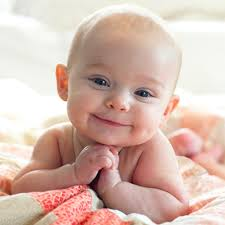
#> input picture face.jpg, 225 x 225 px
$ python Face-Detection.py   (older library calls are emulated)
#> lines starting #> are read from the running program, lines starting #| are printed output that depends on the picture
import cv2
import numpy as np
from matplotlib import pyplot as plt
from scipy.linalg import hadamard
from scipy.ndimage import median_filter


# Load and preprocess image
image = cv2.imread('face.jpg')
#> image is the input picture: shape (225, 225, 3); mean B, G, R 175.9, 186.9, 214.8

# Check if the image was loaded successfully
if image is None:
    print(f"Error: Unable to open image. Check the file path and format.")
    exit(1)  # Exit if the image cannot be opened

# Convert the image to grayscale
gray = cv2.cvtColor(image, cv2.COLOR_BGR2GRAY)

# Resize the grayscale image
resized_image = cv2.resize(gray, (256, 256))


#Image Transforms

# Discrete Fourier Transform (DFT)
dft_shift = np.fft.fftshift(cv2.dft(np.float32(gray), flags=cv2.DFT_COMPLEX_OUTPUT))
magnitude_spectrum = 20 * np.log(cv2.magnitude(dft_shift[:, :, 0], dft_shift[:, :, 1]) + 1)

# Discrete Cosine Transform (DCT)
dct_image = cv2.normalize(cv2.dct(np.float32(gray)), None, 0, 255, cv2.NORM_MINMAX)

# Hadamard Transform
resized_image = cv2.resize(gray, (256, 256))  # Resize to 256x256 for Hadamard
H = hadamard(256)
hadamard_image = cv2.normalize(np.dot(H, np.dot(resized_image, H.T)), None, 0, 255, cv2.NORM_MINMAX)
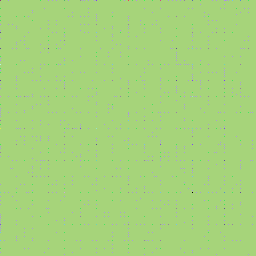
#> hadamard_image: shape (256, 256) int32; 22 distinct labels, from 0 to 255; one colour per label, 0 black
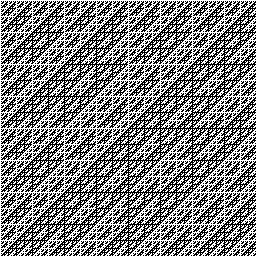
#> H: shape (256, 256) int64; values -1 (black) and 1 (white), 50.2% white; black in thin lines or dots

# Slant Transform
S = np.array([[np.cos(np.pi * (2 * i + 1) * j / (2 * 256)) for j in range(256)] for i in range(256)]) * (2 / 256) ** 0.5
slant_image = cv2.normalize(np.dot(S, np.dot(resized_image, S.T)), None, 0, 255, cv2.NORM_MINMAX)

# Karhunen-Loève Transform (PCA-based)
mean, eigenvectors = cv2.PCACompute(gray.astype(np.float32), mean=None)
kl_image = cv2.normalize(cv2.PCAProject(gray.astype(np.float32), mean, eigenvectors), None, 0, 255, cv2.NORM_MINMAX)

# Downsampled Image (reduce resolution)
downsampled_image = gray[::2, ::2]
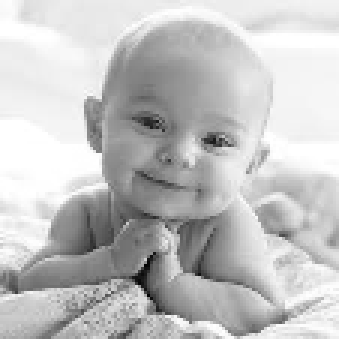
#> downsampled_image: shape (113, 113) (shown 3 times larger); min 4, max 255, mean 194.2

# Quantization to 4 intensity levels
def quantize_image(image, levels):
#> called with levels = 4
    max_val = image.max()
#> max_val = 255
    return np.floor(image / max_val * (levels - 1)) * (max_val / (levels - 1))
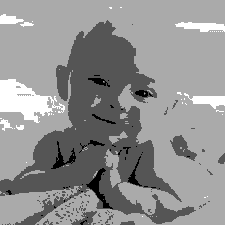
#> returned value: shape (225, 225) float64; min 0, max 255, mean 144.4

quantized_image = quantize_image(gray, 4)

# Calculate the histogram
histogram = cv2.calcHist([gray], [0], None, [256], [0, 256])
#> histogram = 256 values, max 2395 at index 255, min 0 at index 0, mean 197.8

# Combined layout (2 rows, 3 columns)
plt.figure(figsize=(18, 12))

# Plotting each image
plt.subplot(2, 3, 1), plt.imshow(gray, cmap='gray'), plt.title('Input Image'), plt.xticks([]), plt.yticks([])
plt.subplot(2, 3, 2), plt.imshow(magnitude_spectrum, cmap='gray'), plt.title('DFT'), plt.xticks([]), plt.yticks([])
plt.subplot(2, 3, 3), plt.imshow(dct_image, cmap='gray'), plt.title('DCT'), plt.xticks([]), plt.yticks([])
plt.subplot(2, 3, 4), plt.imshow(hadamard_image, cmap='gray'), plt.title('Hadamard Transform'), plt.xticks([]), plt.yticks([])
plt.subplot(2, 3, 5), plt.imshow(slant_image, cmap='gray'), plt.title('Slant Transform'), plt.xticks([]), plt.yticks([])
plt.subplot(2, 3, 6), plt.imshow(kl_image, cmap='gray'), plt.title('KL Transform'), plt.xticks([]), plt.yticks([])

# Add a new figure for the remaining images
plt.figure(figsize=(18, 12))
plt.subplot(2, 3, 1), plt.imshow(downsampled_image, cmap='gray'), plt.title('Downsampled Image'), plt.xticks([]), plt.yticks([])
plt.subplot(2, 3, 2), plt.imshow(quantized_image, cmap='gray'), plt.title('Quantized Image (4 levels)'), plt.xticks([]), plt.yticks([])
plt.subplot(2, 3, 3), plt.plot(histogram, color='black'), plt.title('Histogram'), plt.xlabel('Pixel Intensity'), plt.ylabel('Frequency')
plt.xlim([0, 256])  # Adjust x-axis to fit pixel intensity range
plt.grid(True)  # Add grid for better visibility

plt.tight_layout(pad=3.0)  # Add padding for better spacing
plt.show()

def negative_image(image):
    # Generate the negative image by subtracting from 255
    return 255 - image

# Assuming 'gray' is your original grayscale image
negative_gray = negative_image(gray)

# Create a single plot for original and negative images
plt.figure(figsize=(12, 6))

# Original Image
plt.subplot(1, 2, 1)  # 1 row, 2 columns, first subplot
plt.imshow(gray, cmap='gray')
plt.title('Original Image')
plt.xticks([]), plt.yticks([])

# Negative Image
plt.subplot(1, 2, 2)  # 1 row, 2 columns, second subplot
plt.imshow(negative_gray, cmap='gray')
plt.title('Negative Image')
plt.xticks([]), plt.yticks([])

plt.tight_layout()
plt.show()


def power_law_transformation(image, gamma):
    # Normalize the image to the range [0, 1]
#> called with gamma = 2.2
    normalized_image = image / 255.0
    # Apply the power-law transformation
    power_law_image = cv2.pow(normalized_image, gamma)
    # Scale back to range [0, 255] and convert to uint8
    power_law_image = np.uint8(power_law_image * 255)
    return power_law_image

gamma_corrected_image = power_law_transformation(gray, gamma=2.2)  # Example with gamma=2.2

def logarithmic_transformation(image):
    # Convert to float32 for precision and avoid log(0)
    log_image = np.float32(image) + 1
    # Apply the log transformation
    log_transformed_image = np.log(log_image)
    # Normalize to the range [0, 255]
    log_transformed_image = cv2.normalize(log_transformed_image, None, 0, 255, cv2.NORM_MINMAX)
    # Convert back to uint8
    return np.uint8(log_transformed_image)

log_image = logarithmic_transformation(gray)

def exponential_transformation(image, constant=1):
    # Normalize image to range [0, 1]
#> called with constant = 1
    normalized_image = image / 255.0
    # Apply exponential transformation
    exp_image = np.exp(constant * normalized_image) - 1
    # Normalize the result to [0, 255] and convert to uint8
    exp_image = np.uint8(cv2.normalize(exp_image, None, 0, 255, cv2.NORM_MINMAX))
    return exp_image

exp_image = exponential_transformation(gray, constant=1)

def inverse_logarithmic_transformation(image):
    # Normalize image to range [0, 1]
    normalized_image = image / 255.0
    # Apply inverse log transformation
    inv_log_image = np.exp(normalized_image) - 1
    # Scale back to range [0, 255] and convert to uint8
    inv_log_image = np.uint8(cv2.normalize(inv_log_image, None, 0, 255, cv2.NORM_MINMAX))
    return inv_log_image

inv_log_image = inverse_logarithmic_transformation(gray)

def sqrt_transformation(image):
    # Normalize the image to the range [0, 1]
    normalized_image = image / 255.0
    # Apply the square root transformation
    sqrt_image = np.sqrt(normalized_image)
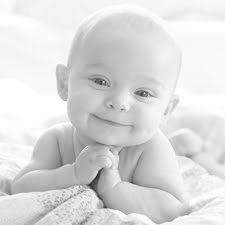
#> sqrt_image: shape (225, 225) float64; min 0.0626, max 1, mean 0.864
    # Scale back to range [0, 255] and convert to uint8
    sqrt_image = np.uint8(sqrt_image * 255)
    return sqrt_image

sqrt_image = sqrt_transformation(gray)

# Display the transformations in one layout
transforms = [
    (gray, 'Original Image'),
    (gamma_corrected_image, 'Gamma Correction'),
    (log_image, 'Logarithmic Transformation'),
    (exp_image, 'Exponential Transformation'),
    (inv_log_image, 'Inverse Logarithmic Transformation'),
    (sqrt_image, 'Square Root Transformation')
]

plt.figure(figsize=(18, 8))
for i, (img, title) in enumerate(transforms):
    plt.subplot(2, 3, i + 1)
    plt.imshow(img, cmap='gray')
    plt.title(title)
    plt.xticks([]), plt.yticks([])
#> this loop made 6 passes
#> title on passes 1 to 6: 'Original Image', 'Gamma Correction', 'Logarithmic Transformation', 'Exponential Transformation', 'Inverse Logarithmic Transformation', 'Square Root Transformation'

plt.tight_layout()
plt.show()

def bitwise_and(image1, image2):
    return cv2.bitwise_and(image1, image2)

and_image = bitwise_and(gray, gamma_corrected_image)

def bitwise_or(image1, image2):
    return cv2.bitwise_or(image1, image2)

or_image = bitwise_or(gray, gamma_corrected_image)

def bitwise_xor(image1, image2):
    return cv2.bitwise_xor(image1, image2)
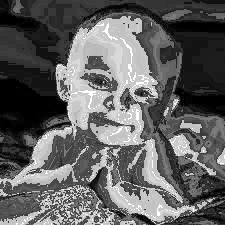
#> returned value: shape (225, 225); min 0, max 255, mean 97.3

xor_image = bitwise_xor(gray, gamma_corrected_image)

def bitwise_not(image):
    return cv2.bitwise_not(image)

not_image = bitwise_not(gray)

# Perform bitwise operations on the grayscale and gamma-corrected images
and_image = bitwise_and(gray, gamma_corrected_image)
or_image = bitwise_or(gray, gamma_corrected_image)
xor_image = bitwise_xor(gray, gamma_corrected_image)
not_image = bitwise_not(gray)

# Display the results
operations = [
    (and_image, 'Bitwise AND'),
    (or_image, 'Bitwise OR'),
    (xor_image, 'Bitwise XOR'),
    (not_image, 'Bitwise NOT')
]

plt.figure(figsize=(12, 8))
for i, (img, title) in enumerate(operations):
    plt.subplot(2, 2, i + 1)
    plt.imshow(img, cmap='gray')
    plt.title(title)
    plt.xticks([]), plt.yticks([])
#> this loop made 4 passes

plt.tight_layout()
plt.show()

def add_images(image1, image2):
    # Add two images and clip values to ensure they stay within [0, 255]
    added_image = cv2.add(image1, image2)
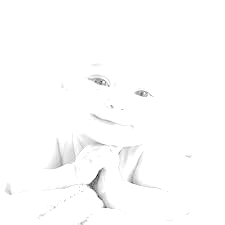
#> added_image: shape (225, 225); min 0, max 255, mean 253
    return added_image

# Example: Adding gamma corrected image and logarithmic transformed image
added_image = add_images(gamma_corrected_image, log_image)

def subtract_images(image1, image2):
    # Subtract image2 from image1 and ensure pixel values stay within [0, 255]
    subtracted_image = cv2.subtract(image1, image2)
#> subtracted_image: shape (225, 225); every value is 0
    return subtracted_image

# Example: Subtracting logarithmic transformed image from the gamma corrected image
subtracted_image = subtract_images(gamma_corrected_image, log_image)

def multiply_images(image1, image2):
    # Multiply two images and normalize the result to keep values in [0, 255]
    multiplied_image = cv2.multiply(image1, image2)
#> (the rest of the program and of its run is left out)
